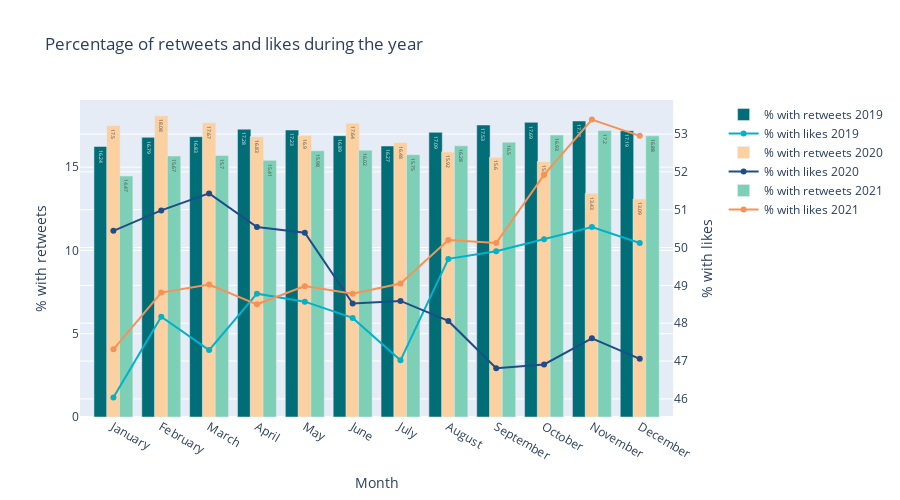
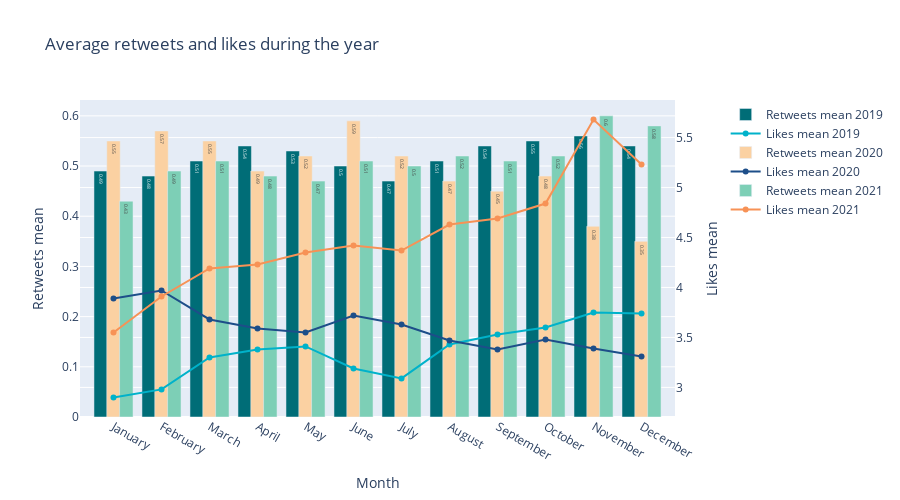

Notebook cell for these charts, in order:
### Code cell
analysis_chart(df_analysis, 'month', '% with retweets', '% with likes', 'Month', '% with retweets',
               '% with likes', 'Percentage of retweets and likes during the year', offline_graphs)
analysis_chart(df_analysis, 'month', 'retweets mean', 'likes mean', 'Month', 'Retweets mean', 'Likes mean',
               'Average retweets and likes during the year', offline_graphs)

### Figure 1 — Plotly figure (JSON) as saved in the notebook; plotly's stock layout.template omitted (floating-point values rounded to 4 significant figures)
{"data": [{"marker": {"color": "#006D77"}, "name": "% with retweets 2019", "text": ["16.24", "16.79", "16.83", "17.28", "17.23", "16.89", "16.27", "17.09", "17.53", "17.69", "17.77", "17.19"], "textposition": "inside", "width": 0.28, "x": ["January", "February", "March", "April", "May", "June", "July", "August", "September", "October", "November", "December"], "y": [16.24, 16.79, 16.83, 17.28, 17.23, 16.89, 16.27, 17.09, 17.53, 17.69, 17.77, 17.19], "type": "bar", "xaxis": "x", "yaxis": "y"}, {"marker": {"color": "#00B2CA"}, "name": "% with likes 2019", "x": ["January", "February", "March", "April", "May", "June", "July", "August", "September", "October", "November", "December"], "y": [46.04, 48.17, 47.29, 48.78, 48.57, 48.14, 47.02, 49.7, 49.9, 50.22, 50.54, 50.12], "type": "scatter", "xaxis": "x", "yaxis": "y2"}, {"marker": {"color": "#FBD1A2"}, "name": "% with retweets 2020", "text": ["17.5", "18.08", "17.67", "16.83", "16.9", "17.64", "16.48", "15.92", "15.6", "15.34", "13.43", "13.09"], "textposition": "inside", "width": 0.28, "x": ["January", "February", "March", "April", "May", "June", "July", "August", "September", "October", "November", "December"], "y": [17.5, 18.08, 17.67, 16.83, 16.9, 17.64, 16.48, 15.92, 15.6, 15.34, 13.43, 13.09], "type": "bar", "xaxis": "x", "yaxis": "y"}, {"marker": {"color": "#1D4E89"}, "name": "% with likes 2020", "x": ["January", "February", "March", "April", "May", "June", "July", "August", "September", "October", "November", "December"], "y": [50.44, 50.98, 51.43, 50.54, 50.39, 48.52, 48.59, 48.06, 46.81, 46.91, 47.6, 47.06], "type": "scatter", "xaxis": "x", "yaxis": "y2"}, {"marker": {"color": "#7DCFB6"}, "name": "% with retweets 2021", "text": ["14.47", "15.67", "15.7", "15.41", "15.98", "16.02", "15.75", "16.28", "16.5", "16.93", "17.2", "16.88"], "textposition": "inside", "width": 0.28, "x": ["January", "February", "March", "April", "May", "June", "July", "August", "September", "October", "November", "December"], "y": [14.47, 15.67, 15.7, 15.41, 15.98, 16.02, 15.75, 16.28, 16.5, 16.93, 17.2, 16.88], "type": "bar", "xaxis": "x", "yaxis": "y"}, {"marker": {"color": "#F79256"}, "name": "% with likes 2021", "x": ["January", "February", "March", "April", "May", "June", "July", "August", "September", "October", "November", "December"], "y": [47.31, 48.81, 49.02, 48.5, 48.98, 48.78, 49.05, 50.2, 50.12, 51.92, 53.38, 52.95], "type": "scatter", "xaxis": "x", "yaxis": "y2"}], "layout": {"xaxis": {"anchor": "y", "domain": [0.0, 0.94], "title": {"text": "Month"}}, "yaxis": {"anchor": "x", "domain": [0.0, 1.0], "title": {"text": "% with retweets"}}, "yaxis2": {"anchor": "x", "overlaying": "y", "side": "right", "title": {"text": "% with likes"}}, "title": {"text": "Percentage of retweets and likes during the year"}, "width": 900, "height": 500}}

### Figure 2 — Plotly figure (JSON) as saved in the notebook; plotly's stock layout.template omitted (floating-point values rounded to 4 significant figures)
{"data": [{"marker": {"color": "#006D77"}, "name": "Retweets mean 2019", "text": ["0.49", "0.48", "0.51", "0.54", "0.53", "0.5", "0.47", "0.51", "0.54", "0.55", "0.56", "0.54"], "textposition": "inside", "width": 0.28, "x": ["January", "February", "March", "April", "May", "June", "July", "August", "September", "October", "November", "December"], "y": [0.49, 0.48, 0.51, 0.54, 0.53, 0.5, 0.47, 0.51, 0.54, 0.55, 0.56, 0.54], "type": "bar", "xaxis": "x", "yaxis": "y"}, {"marker": {"color": "#00B2CA"}, "name": "Likes mean 2019", "x": ["January", "February", "March", "April", "May", "June", "July", "August", "September", "October", "November", "December"], "y": [2.9, 2.98, 3.3, 3.38, 3.41, 3.19, 3.09, 3.43, 3.53, 3.6, 3.75, 3.74], "type": "scatter", "xaxis": "x", "yaxis": "y2"}, {"marker": {"color": "#FBD1A2"}, "name": "Retweets mean 2020", "text": ["0.55", "0.57", "0.55", "0.49", "0.52", "0.59", "0.52", "0.47", "0.45", "0.48", "0.38", "0.35"], "textposition": "inside", "width": 0.28, "x": ["January", "February", "March", "April", "May", "June", "July", "August", "September", "October", "November", "December"], "y": [0.55, 0.57, 0.55, 0.49, 0.52, 0.59, 0.52, 0.47, 0.45, 0.48, 0.38, 0.35], "type": "bar", "xaxis": "x", "yaxis": "y"}, {"marker": {"color": "#1D4E89"}, "name": "Likes mean 2020", "x": ["January", "February", "March", "April", "May", "June", "July", "August", "September", "October", "November", "December"], "y": [3.89, 3.97, 3.68, 3.59, 3.55, 3.72, 3.63, 3.47, 3.38, 3.48, 3.39, 3.31], "type": "scatter", "xaxis": "x", "yaxis": "y2"}, {"marker": {"color": "#7DCFB6"}, "name": "Retweets mean 2021", "text": ["0.43", "0.49", "0.51", "0.48", "0.47", "0.51", "0.5", "0.52", "0.51", "0.52", "0.6", "0.58"], "textposition": "inside", "width": 0.28, "x": ["January", "February", "March", "April", "May", "June", "July", "August", "September", "October", "November", "December"], "y": [0.43, 0.49, 0.51, 0.48, 0.47, 0.51, 0.5, 0.52, 0.51, 0.52, 0.6, 0.58], "type": "bar", "xaxis": "x", "yaxis": "y"}, {"marker": {"color": "#F79256"}, "name": "Likes mean 2021", "x": ["January", "February", "March", "April", "May", "June", "July", "August", "September", "October", "November", "December"], "y": [3.55, 3.91, 4.19, 4.23, 4.35, 4.42, 4.37, 4.63, 4.69, 4.84, 5.68, 5.23], "type": "scatter", "xaxis": "x", "yaxis": "y2"}], "layout": {"xaxis": {"anchor": "y", "domain": [0.0, 0.94], "title": {"text": "Month"}}, "yaxis": {"anchor": "x", "domain": [0.0, 1.0], "title": {"text": "Retweets mean"}}, "yaxis2": {"anchor": "x", "overlaying": "y", "side": "right", "title": {"text": "Likes mean"}}, "title": {"text": "Average retweets and likes during the year"}, "width": 900, "height": 500}}
